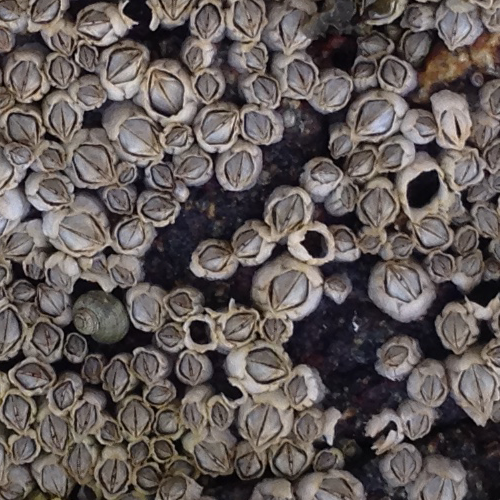
#> input picture data/unseen_img2.png, 500 x 500 px
$ python -i barnacles_crop.py   (imports and definitions only)
#> lines starting #> are read from the running program, lines starting #| are printed output that depends on the picture; after the words box and inside, x2 and y2 are one past the last pixel; in counts of white or black regions, pixels touching at a corner belong together
#> further down, picture is the input picture: shape (500, 500, 3); mean B, G, R 88.2, 90.2, 98.2
# Author: Minh Nguyen

import cv2
import numpy as np
import matplotlib.pyplot as plt
import math


# [131 lines left out: functions get_line_intersection, merge_lines, crop_inner_square, not called in this run]


def crop_to_inner_frame(img_bgr, debug=False):
    """
    Detects the green square frame by edge detection, approximates it to 4 corners,
    and returns the cropped interior as an RGB image, or None if not found.
    """
#> called with debug = False
    # 1) Grayscale + blur
    gray   = cv2.cvtColor(img_bgr, cv2.COLOR_BGR2GRAY)
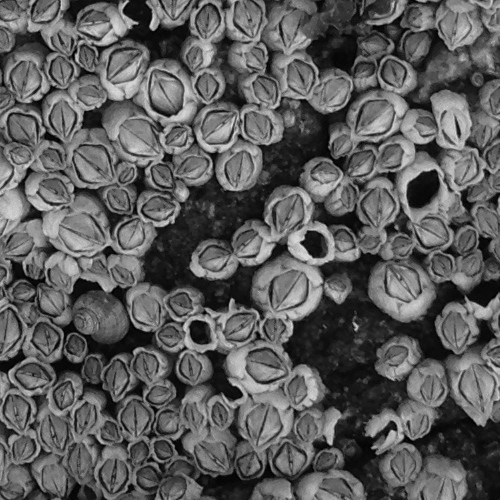
#> gray: shape (500, 500); min 0, max 223, mean 92.4
    blur   = cv2.GaussianBlur(gray, (5,5), 0)
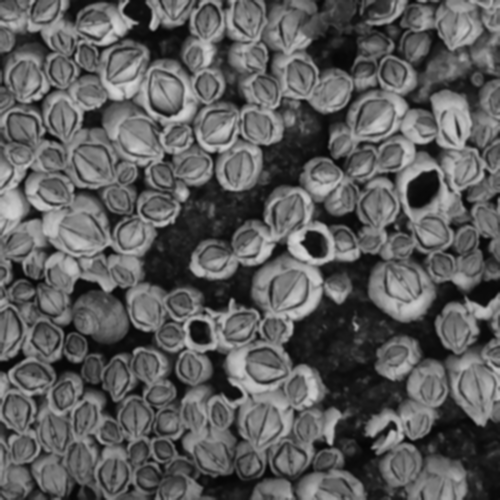
#> blur: shape (500, 500); min 5, max 213, mean 92.4

    # 2) Canny edges + closing to fill gaps
    edges  = cv2.Canny(blur, 50, 150)
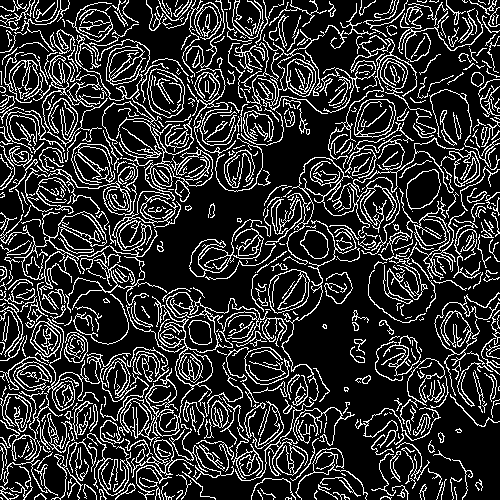
#> edges: shape (500, 500); 19.4% white in thin lines or dots
    kernel = cv2.getStructuringElement(cv2.MORPH_RECT, (7,7))
    closed = cv2.morphologyEx(edges, cv2.MORPH_CLOSE, kernel)
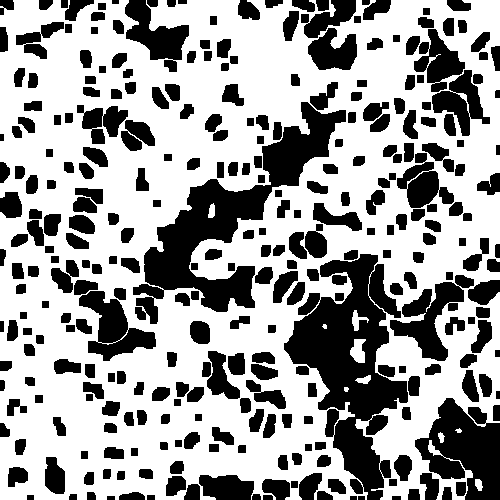
#> closed: shape (500, 500); 62.2% white; 308 black regions

    # 3) Find all contours, filter to quadrilaterals not touching the image border
    hImg, wImg = gray.shape
#> hImg = 500; wImg = 500
    cnts, _    = cv2.findContours(closed, cv2.RETR_EXTERNAL, cv2.CHAIN_APPROX_SIMPLE)
#> cnts = 9 contours, 3 with area under 20; largest, box (x1, y1, x2, y2) and area: (0, 0, 500, 500) 218634, (350, 339, 366, 363) 234, (352, 310, 369, 331) 112, (355, 375, 371, 384) 68, (475, 479, 483, 491) 56, (438, 432, 445, 443) 36
    quads = []
    for cnt in cnts:
        area = cv2.contourArea(cnt)
        if area < 10000:  # skip small blobs
            continue
        peri   = cv2.arcLength(cnt, True)
        approx = cv2.approxPolyDP(cnt, 0.02 * peri, True)
        if len(approx) == 4:
            x,y,w,h = cv2.boundingRect(approx)
            # drop any quad that hugs the image edge
            if x < 5 or y < 5 or x+w > wImg-5 or y+h > hImg-5:
                continue
            quads.append((cnt, approx))
#> this loop made 9 passes
#> area on passes 1, 2, 5, 6, 8: 56.5, 36, 67.5, 234, 112
#> (area, peri) on pass 9: (218633.5, 4743.2)
#> after the loop, quads = []

    if not quads:
        if debug:
            print("No valid frame quad found")
        return None

    # 4) Choose the largest valid quad
    frame_cnt, frame_approx = max(quads, key=lambda ca: cv2.contourArea(ca[0]))

    # 5) Order corner points (tl, tr, br, bl)
    pts  = frame_approx.reshape(4,2)
    s    = pts.sum(axis=1)
    diff = np.diff(pts, axis=1)
    rect = np.array([
        pts[np.argmin(s)],
        pts[np.argmin(diff)],
        pts[np.argmax(s)],
        pts[np.argmax(diff)]
    ], dtype="float32")

    # 6) Compute target size
    (tl, tr, br, bl) = rect
    maxW = int(max(np.linalg.norm(br-bl), np.linalg.norm(tr-tl)))
    maxH = int(max(np.linalg.norm(tr-br), np.linalg.norm(tl-bl)))

    # 7) Warp perspective
    dst    = np.array([[0,0], [maxW-1,0], [maxW-1,maxH-1], [0,maxH-1]], dtype="float32")
    M      = cv2.getPerspectiveTransform(rect, dst)
    warped = cv2.warpPerspective(img_bgr, M, (maxW, maxH))

    # 8) Convert to RGB and return
    cropped_rgb = cv2.cvtColor(warped, cv2.COLOR_BGR2RGB)
    return cropped_rgb


# [186 lines left out: functions notebook_show, crop_to_inner_frame_canny, debug_crop, crop_to_inner_frame_hsv, not called in this run]

>>> import cv2
>>> picture = cv2.imread('../data/unseen_img2.png')
>>> result = crop_to_inner_frame(picture)
